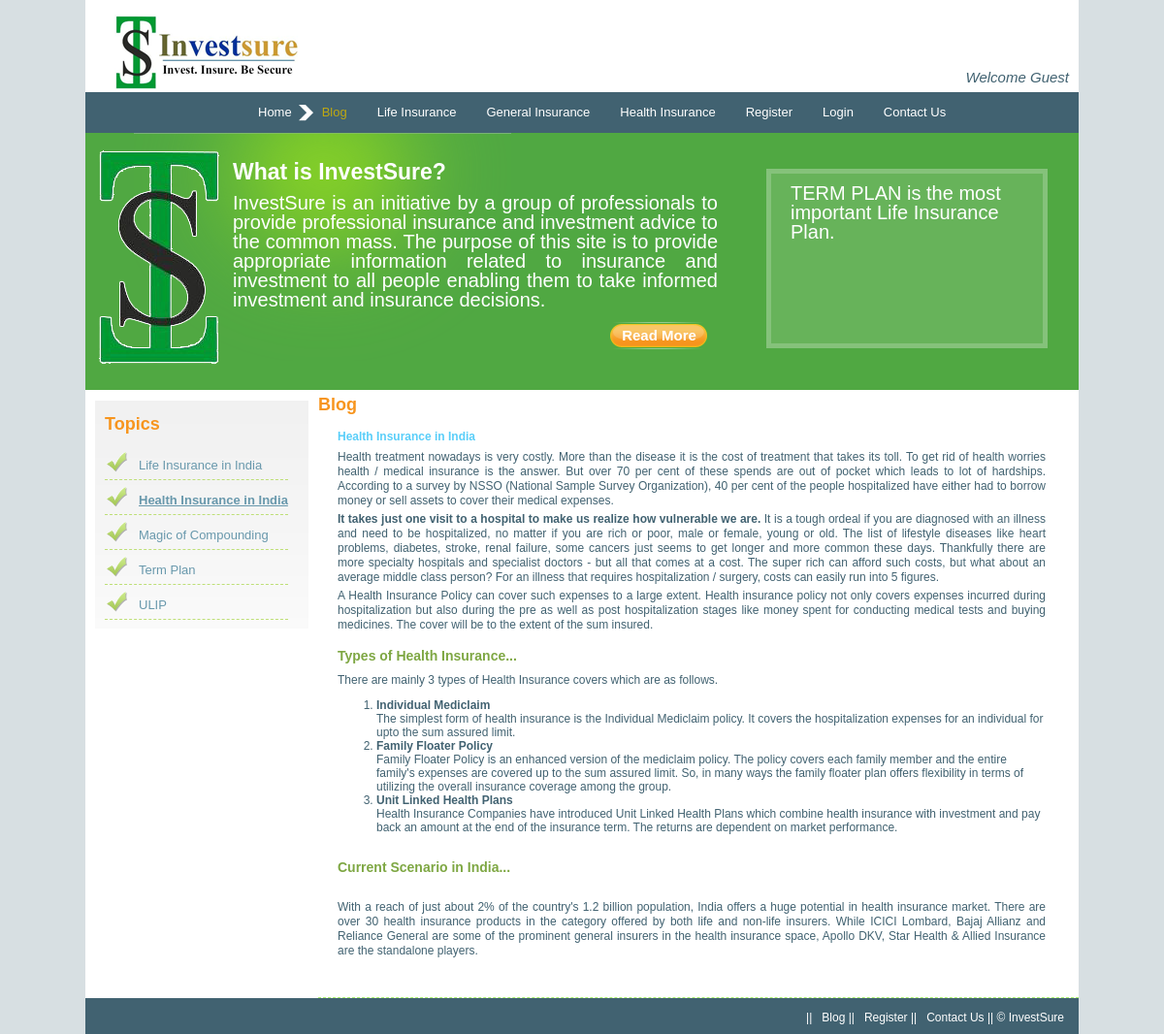
/admin/blog.php?id=2, run on the app's committed database.
### tables this page shows
CREATE TABLE IF NOT EXISTS `blog` (
  `id` int(11) NOT NULL AUTO_INCREMENT,
  `title` varchar(30) NOT NULL,
  `content` text NOT NULL,
  `date` date NOT NULL,
  PRIMARY KEY (`id`)
);

### admin/blog.php (the view, shortened to what this page needs)
<?php
$id = 1;
if(isset($_GET['id']))
{
$id = $_GET['id'];
}
?>
<!DOCTYPE html PUBLIC "-//W3C//DTD XHTML 1.0 Transitional//EN" "http://www.w3.org/TR/xhtml1/DTD/xhtml1-transitional.dtd">
<html xmlns="http://www.w3.org/1999/xhtml"><head>
<link rel="stylesheet" type="text/css" href="style.css" media="screen">
<link rel="stylesheet" type="text/css" href="lavalamp.css" media="screen">
        <link href="css/demo.css" rel="stylesheet" type="text/css"/>
        <link href="css/jcontent.css" rel="stylesheet" type="text/css"/>
</head>
<body>
<div id="main_container">
	<div id="header">
    	<div id="logo"><a href="home.php"><img src="images/logo.png" alt="" title="" border="0"></a>&nbsp;
		</div>
        <p style="margin-right: 0px">Welcome <?php if(!isset($_COOKIE['name'])){echo "Guest";} else {echo "<b> " . $_COOKIE['name'] . "</b> | <a href = 'logout.php' style = 'text-decoration: none; color: #416271;'>Logout</a>";} ?></p>
        <div id="menu">
            <ul id="menu1">
                <li class="current"><a href="home.php" title="">Home</a></li>
                <li><a class="current" href="blog.php" title="">Blog</a></li>
                <li><a href="life.php" title="">Life Insurance</a></li>
				<li><a href="general.php" title="">General Insurance</a></li>
                <li><a href="health.php" title="">Health Insurance</a></li>
				<li><a href="register.php" title="">Register</a></li>
				<li><a href="login.php" title="">Login</a></li>
                <li><a href="contact.php" title="">Contact Us</a></li>
            </ul>
        </div>
    </div>
        <div class="box">
    	<div class="logo_1">
        <img src="images/logo_1.png" alt="" title="">
        </div>
        <div class="text_content">
        <h1>What is InvestSure?</h1>
        <p class="green">
        InvestSure is an initiative by a group of professionals to provide professional
insurance and investment advice to the common mass. The purpose of this site is to
provide appropriate information related to insurance and investment to all people
enabling them to take informed investment and insurance decisions.
        </p>
       <div class="read_more"><a href="about.php">Read More</a></div>
        </div>
        <div id="right_nav">
		<div id="demo2" class="demo2">
            <div class="slides">
                <div>
                    <p class="txt">
						TERM PLAN is the most important Life Insurance Plan.</p>
                </div>
                <div>
                    <p class="txt">
						Insure yourselves to 10 TIMES your Annual Income.</p>
                </div>
            </div>
            <a title="" href="#" class="next"></a>
        </div>
        </div>
    </div>
    <div id="main_content">
<div id="left_content_blog">
        <h2>Topics</h2>
         <div id="left_nav_blog">
            <ul>
                <?php
				$result = mysql_query("SELECT * from blog") or die(mysql_error());
				$count = 1;
				while($row = mysql_fetch_array($result))
				{
				$op = "<li><a href='blog.php?id=".$count."' ";
				if($count == $id)
				{
				$op = $op."class='current'";
				}
				$op = $op.">".$row['title']."</a></li>";
				echo "$op";
				$count = $count + 1;
				}
				?>
            </ul>
        </div>
        </div>
<h2 style = "margin-left: 15px;">Blog</h2>
    	<div id="wide_content">
        	<?php
			$blog = mysql_query("SELECT * FROM blog WHERE id = '$id'") or die(mysql_error());
			$row1 = mysql_fetch_array($blog);
			echo "<h3>".$row1['title']."</h3>";
			echo $row1['content'];
			?>
              <br />
        </div>
    <br />
    </div>
     <div id="footer">
    	<div class="footer_links">
        ||<a href="blog.php">Blog</a>
		||<a href="register.php">Register</a>
        ||<a href="contact.php">Contact Us</a> ||
        &copy; InvestSure
        </div>
    </div>
</div>
</body></html>

### admin/style.css (style rules this page uses)
body { background-color: #D7DFE2; margin:0px; padding:0px; font: 12px verdana, arial, helvetica; color: #416271; }
h1 { padding:5px 0 5px 0; margin:0px; font-size:23px; line-height: 30px; color:#FFFFFF; }
h2 { padding:5px 0 5px 0; margin:0px; font-size:18px; color:#f7951e; }
h3 { padding:0 0 5px 0; margin:0px; font-size:12px; color:#59cef9; }
h4 { padding:0 0 10px 0; margin:0px; font-size:14px; color:#7ea743; }
p { text-align:justify; padding:2px 0 2px 0; margin:0px; line-height:15px; }
p.green { color:#ffffff; font-size: 20px; line-height: 20px; }
#main_container { width:1024px; height:auto; margin:auto; background-color:#FFFFFF; }
#header { width:1024px; height:auto; margin:auto; }
#header p { margin-top: 70px; font-style: oblique; font-size: 15px; padding-right: 10px; float: right; }
#logo { padding:15px 0 0 30px; float:left; }
#menu { width:1024px; height:42px; padding:0px; clear:both; background-color:#416271; }
#menu ul { list-style:none; padding-left: 150px; display:block; }
#menu ul li { list-style:none;display:inline;float:left;width:auto;height:42px;padding:0px;line-height:42px; font-family:Arial, Helvetica, sans-serif; font-size:13px; }
#menu ul li a { height:42px; width: auto;float:left;text-decoration:none;padding:0 0 0 25px; margin:0px 3px 0px 3px;color:#fff;text-align:center; z-index: 11; }
#menu ul li a.current { height:42px;width: auto;float:left;text-decoration:none;padding:0px;color: #fff;padding:0 0 0 25px; color: #BFA811; }
.box { width:1024px; height:265px; clear:both; background:url(images/green_box_bg.gif) no-repeat left #50a842; background-position:50px 0px; }
.logo_1 { float:left; padding-left:10px; padding-top:15px; }
.text_content { width:500px; float:left; padding:20px 0 0 0; }
.read_more { width:101px; height:29px; float:right; padding:10px; font-size: 15px; font-weight: bold; background:url(images/read_more_bg.gif) no-repeat center; line-height:29px; text-align:center; }
.read_more a { text-decoration:none; color:#FFFFFF; }
#left_nav_blog { height: auto;padding:5px 0 0 0; float:left; }
#left_nav_blog ul { list-style:none;margin: auto;display:block; padding:0px; }
#left_nav_blog ul li { list-style:none;display:block;height:29px;padding:0px;line-height:29px; }
#left_nav_blog ul li a { height:29px;display:block; text-decoration:none;padding:0 0 0 35px; margin:7px 0 7px 0;color:#6898ac;background:url(images/left_nav_arrow.gif) no-repeat left; border-bottom:1px #bedf77 dashed; background-position:0px 0px; font-size:13px; font-family:Arial, Helvetica, sans-serif; }
#left_nav_blog ul li a.current { height:29px;display:block;text-decoration:underline;padding:0 0 0 35px; margin:7px 0 7px 0;color:#6898ac;background:url(images/left_nav_arrow.gif) no-repeat right; border-bottom:1px #bedf77 dashed; background-position:0px 0px; font-size:13px; font-family:Arial, Helvetica, sans-serif; font-weight:bold; }
#main_content { width:auto; height:auto; clear:both; }
#left_content_blog { width:200px; height:auto; margin:10px; float:left; padding:10px; background:url(images/left_content_bg.gif) repeat-x top; }
#right_nav { width:250px;height: 250px;padding:0px 5px 5px 50px; float:left;font-size: 10px;line-height: 15px; }
#wide_content { width:730px; float:right; margin-left: 0px; padding:10px 34px 10px 20px; border-bottom:1px #a7ef6e dashed; }
#footer { clear:both; width: auto; height:37px; color: #fff; background-color:#416271; }
.footer_links { float:right; padding-right:15px; padding-top:13px; }
.footer_links a { text-decoration:none; color: #fff; padding-left:10px; }
ul#menu1 li { position:relative; z-index:5; height: 33px; }

### admin/css/demo.css (style rules this page uses)
.jContent div.slides { height: 280px; width: 250px; border: 5px solid #85C27B; }
.jContent p.txt { padding: 10px 20px 0px 20px; font-size: 20px; line-height: 20px; text-align: left; }

### admin/css/jcontent.css (style rules this page uses)
div.jContent { float: left; }
div.slides { background-color: #67b35a; color: #ffffff; font-size: 20px; }
div.jContent p { padding: 0px 0px 0px 0px; margin: 0px 0px 0px 0px; }
div.jContent a { float: left; display: block; }
div.jc-vertical { height: 250px; width: 250px; }
div.jc-vertical a { width: 280px; height: 34px; }
div.jc-vertical a.next { margin: 3px 0px 0px 0px; background: url('../img/arrows/wdown.png') no-repeat top center; }

### data on the page
blog: title "Life Insurance in India"
blog: title "Health Insurance in India", content "Health treatment nowadays is very costly. More than the disease it is the cost of treatment that takes its toll. To get rid of health worries health / medical insurance is the answer. But over 70 per cent of these spends are out of pocket which leads to lot of hardships. According to a survey by NSSO (National Sample Survey Organization), 40 per cent of the people hospitalized have either had to borrow money or sell assets to cover their medical expenses. It takes just one visit to a hospital to make us realize how vulnerable we are. It is a tough ordeal if you are diagnosed with an illness and need to be hospitalized, no matter if you are rich or poor, male or female, young or old. The…"
blog: title "Magic of Compounding"
blog: title "Term Plan"
blog: title "ULIP"
